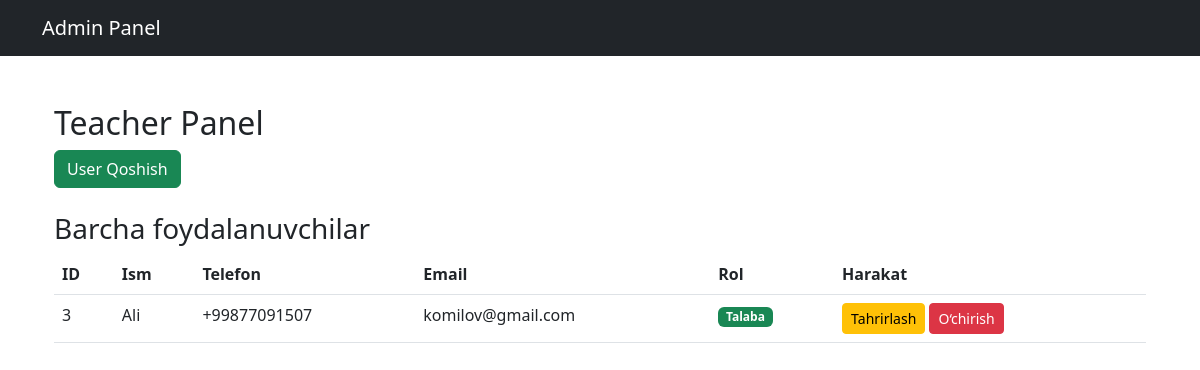
Page /teacher-panel/ on the earlier database version.
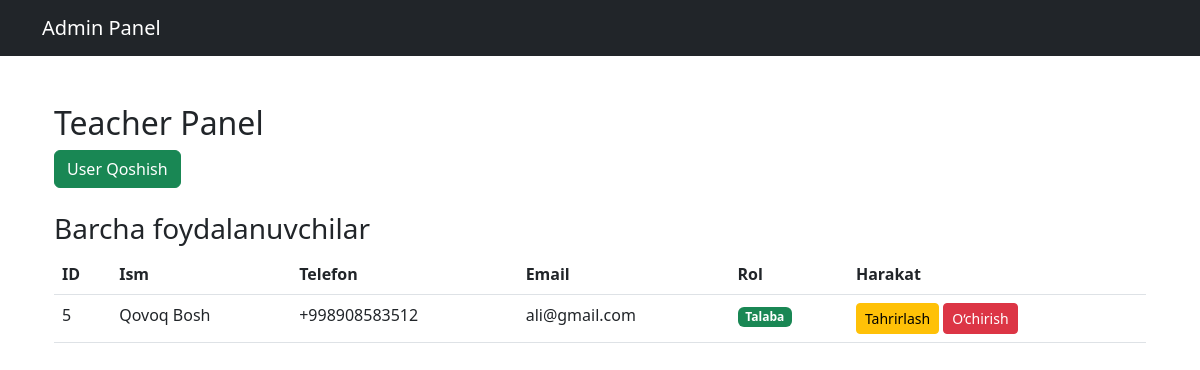
Same page on the later database version.
### user_app/models.py (models this page shows, shortened)
class User(AbstractBaseUser, PermissionsMixin):
    phone_number = models.CharField(max_length=15, unique=True)
    email = models.EmailField(unique=True, null=True, blank=True)
    name = models.CharField(max_length=100)
    is_admin = models.BooleanField(default=False)
    is_teacher = models.BooleanField(default=False)
    is_student = models.BooleanField(default=False)
    is_staff = models.BooleanField(default=False)
    is_superuser = models.BooleanField(default=False)
    is_active = models.BooleanField(default=True)
    objects = CustomUserManager()
    USERNAME_FIELD = "phone_number"
    REQUIRED_FIELDS = ["name"]

### user_app/views.py (the view)
# urls.py: path("teacher-panel/", teacher_panel, name="teacher_panel"),
def teacher_panel(request):
    users = User.objects.filter(is_student = True)
    db = {
        'users':users
    }
    return render(request, "teache_panel.html" ,context=db)

### templates/teache_panel.html
{% extends "base.html" %}
{% block content %}
<div class="container mt-5">
    <h2>Teacher Panel</h2>
    <a href="{% url 'add_user' %}" class="btn btn-success">User Qoshish</a>
    <h3 class="mt-4">Barcha foydalanuvchilar</h3>
    <table class="table">
        <thead>
            <tr>
                <th>ID</th>
                <th>Ism</th>
                <th>Telefon</th>
                <th>Email</th>
                <th>Rol</th>
                <th>Harakat</th>
            </tr>
        </thead>
        <tbody>
            {% for user in users %}
            <tr>
                <td>{{ user.id }}</td>
                <td>{{ user.name }}</td>
                <td>{{ user.phone_number }}</td>
                <td>{{ user.email }}</td>
                <td>
                        <span class="badge bg-success">Talaba</span>
                </td>
                <td>
                    <a href="{% url 'edit_user' user.id %}" class="btn btn-warning btn-sm">Tahrirlash</a>
                    <a href="{% url 'delete_user' user.id %}" class="btn btn-danger btn-sm">O‘chirish</a>
                </td>
            </tr>
            {% empty %}
            <tr>
                <td colspan="6" class="text-center">Foydalanuvchilar yo‘q</td>
            </tr>
            {% endfor %}
        </tbody>
    </table>
</div>
{% endblock %}

Differences in the rows shown:
removed User: id "3", name "Ali", phone_number "+99877091507", email "komilov@gmail.com"
added User: id "5", name "Qovoq Bosh", phone_number "+998908583512", email "ali@gmail.com"
